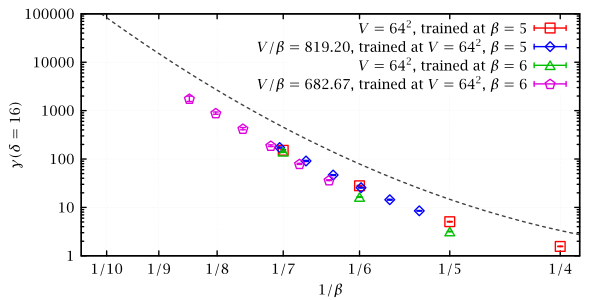

Generate this figure with gnuplot:
set lmargin 12
set grid lc rgb '#f0f0f0'
set xlabel '$1/\beta$'
set ylabel '$\gamma(\delta=16)$' # delta in MDTU, 4 trajectories here
set log xy
set xrange [0.095:0.26]
set yrange [1:1e5]
set xtics ('$1/4$' 1./4, '$1/5$' 1./5, '$1/6$' 1./6, '$1/7$' 1./7, '$1/8$' 1./8, '$1/9$' 1./9, '$1/10$' 1./10)
f(x) = c*x**(a+b*log(x))
c = 465.3886904
a = 12.36505171
b = 6.348620753
plot\
	f(x) w l lt 21 t '',\
	"<for b in 4 5 6 7;do ./get_dq2_hmc_scaled_b_v_d $b 64 4 s_nthmc_l64_b5;done"          u (1./$1):(1./$2):($3/$2/$2) w e t '$V=64^2$, trained at $\beta=5$',\
	"<for v in 66 68 70 72 74 76;do ./get_dq2_hmc_scaled_b_v_d 5 $v 4 s_nthmc_l${v}_fixBV_l64_b5;done" u (1./$1):(1./$2):($3/$2/$2) w e t sprintf('$V/\beta = %.2f$, trained at $V=64^2$, $\beta=5$', 64*64/5.),\
	"<./get_dq2_hmc_scaled_b_v_d 5 64 4 s_nthmc_l64_b6; ./get_dq2_hmc_scaled_b_v_d 6 64 4 s_nthmc_l64_b6_startb6; ./get_dq2_hmc_scaled_b_v_d 7 64 4 s_nthmc_l64_b6_startb7" u (1./$1):(1./$2):($3/$2/$2) w e t '$V=64^2$, trained at $\beta=6$',\
	"<for v in 66 68 70 72 74 76;do ./get_dq2_hmc_scaled_b_v_d 6 $v 4 s_nthmc_l${v}_fixBV_l64_b6;done" u (1./$1):(1./$2):($3/$2/$2) w e t sprintf('$V/\beta = %.2f$, trained at $V=64^2$, $\beta=6$', 64*64/6.)
